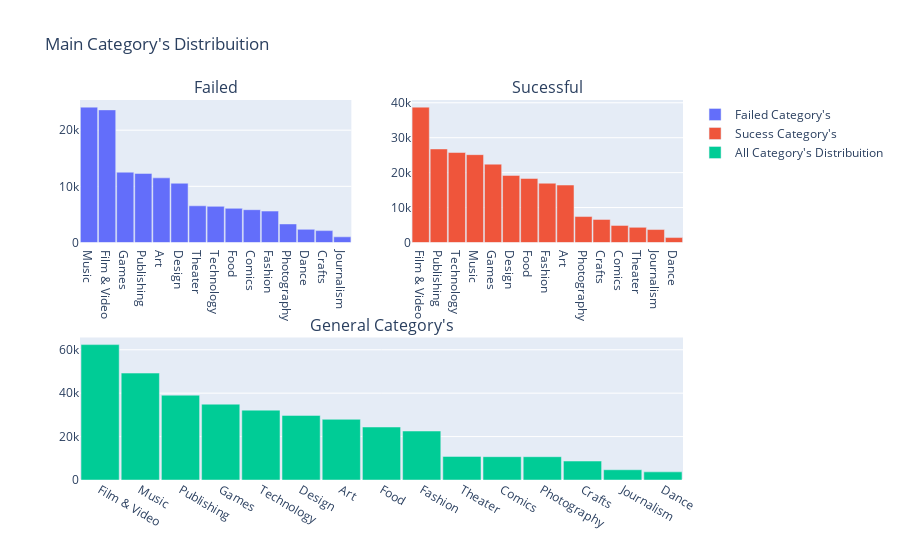

Source (notebook cell):
### Code cell
import plotly.tools as tls
import plotly.offline as py
from plotly.offline import init_notebook_mode, iplot, plot
import plotly.graph_objs as go
init_notebook_mode(connected=True)
import warnings
from collections import Counter

#First plot
trace0 = go.Bar(
    x=main_cats_failed.index,
    y=main_cats_failed.values,
    name="Failed Category's"
)
#Second plot
trace1 = go.Bar(
    x=main_cats_sucess.index,
    y=main_cats_sucess.values,
    name="Sucess Category's"
)
#Third plot
trace2 = go.Bar(
    x=main_cats.index,
    y=main_cats.values,
    name="All Category's Distribuition"
)

#Creating the grid
fig = tls.make_subplots(rows=2, cols=2, specs=[[{}, {}], [{'colspan': 2}, None]],
                          subplot_titles=('Failed','Sucessful', "General Category's"))

#setting the figs
fig.append_trace(trace0, 1, 1)
fig.append_trace(trace1, 1, 2)
fig.append_trace(trace2, 2, 1)

fig['layout'].update(showlegend=True, title="Main Category's Distribuition",bargap=0.05)
iplot(fig)

### Figure 1 — Plotly figure (JSON) as saved in the notebook; plotly's stock layout.template omitted (floating-point values rounded to 4 significant figures)
{"data": [{"name": "Failed Category's", "type": "bar", "x": ["Music", "Film & Video", "Games", "Publishing", "Art", "Design", "Theater", "Technology", "Food", "Comics", "Fashion", "Photography", "Dance", "Crafts", "Journalism"], "xaxis": "x", "y": [24105, 23612, 12518, 12300, 11510, 10549, 6534, 6433, 6085, 5842, 5593, 3305, 2338, 2115, 1012], "yaxis": "y"}, {"name": "Sucess Category's", "type": "bar", "x": ["Film & Video", "Publishing", "Technology", "Music", "Games", "Design", "Food", "Fashion", "Art", "Photography", "Crafts", "Comics", "Theater", "Journalism", "Dance"], "xaxis": "x2", "y": [38750, 26779, 25752, 25143, 22420, 19211, 18331, 16969, 16447, 7425, 6618, 4901, 4336, 3711, 1411], "yaxis": "y2"}, {"name": "All Category's Distribuition", "type": "bar", "x": ["Film & Video", "Music", "Publishing", "Games", "Technology", "Design", "Art", "Food", "Fashion", "Theater", "Comics", "Photography", "Crafts", "Journalism", "Dance"], "xaxis": "x3", "y": [62362, 49248, 39079, 34938, 32185, 29760, 27957, 24416, 22562, 10870, 10743, 10730, 8733, 4723, 3749], "yaxis": "y3"}], "layout": {"annotations": [{"font": {"size": 16}, "showarrow": false, "text": "Failed", "x": 0.225, "xanchor": "center", "xref": "paper", "y": 1, "yanchor": "bottom", "yref": "paper"}, {"font": {"size": 16}, "showarrow": false, "text": "Sucessful", "x": 0.775, "xanchor": "center", "xref": "paper", "y": 1, "yanchor": "bottom", "yref": "paper"}, {"font": {"size": 16}, "showarrow": false, "text": "General Category's", "x": 0.5, "xanchor": "center", "xref": "paper", "y": 0.375, "yanchor": "bottom", "yref": "paper"}], "bargap": 0.05, "showlegend": true, "title": {"text": "Main Category's Distribuition"}, "xaxis": {"anchor": "y", "domain": [0, 0.45]}, "xaxis2": {"anchor": "y2", "domain": [0.55, 1]}, "xaxis3": {"anchor": "y3", "domain": [0, 1]}, "yaxis": {"anchor": "x", "domain": [0.625, 1]}, "yaxis2": {"anchor": "x2", "domain": [0.625, 1]}, "yaxis3": {"anchor": "x3", "domain": [0, 0.375]}}}
